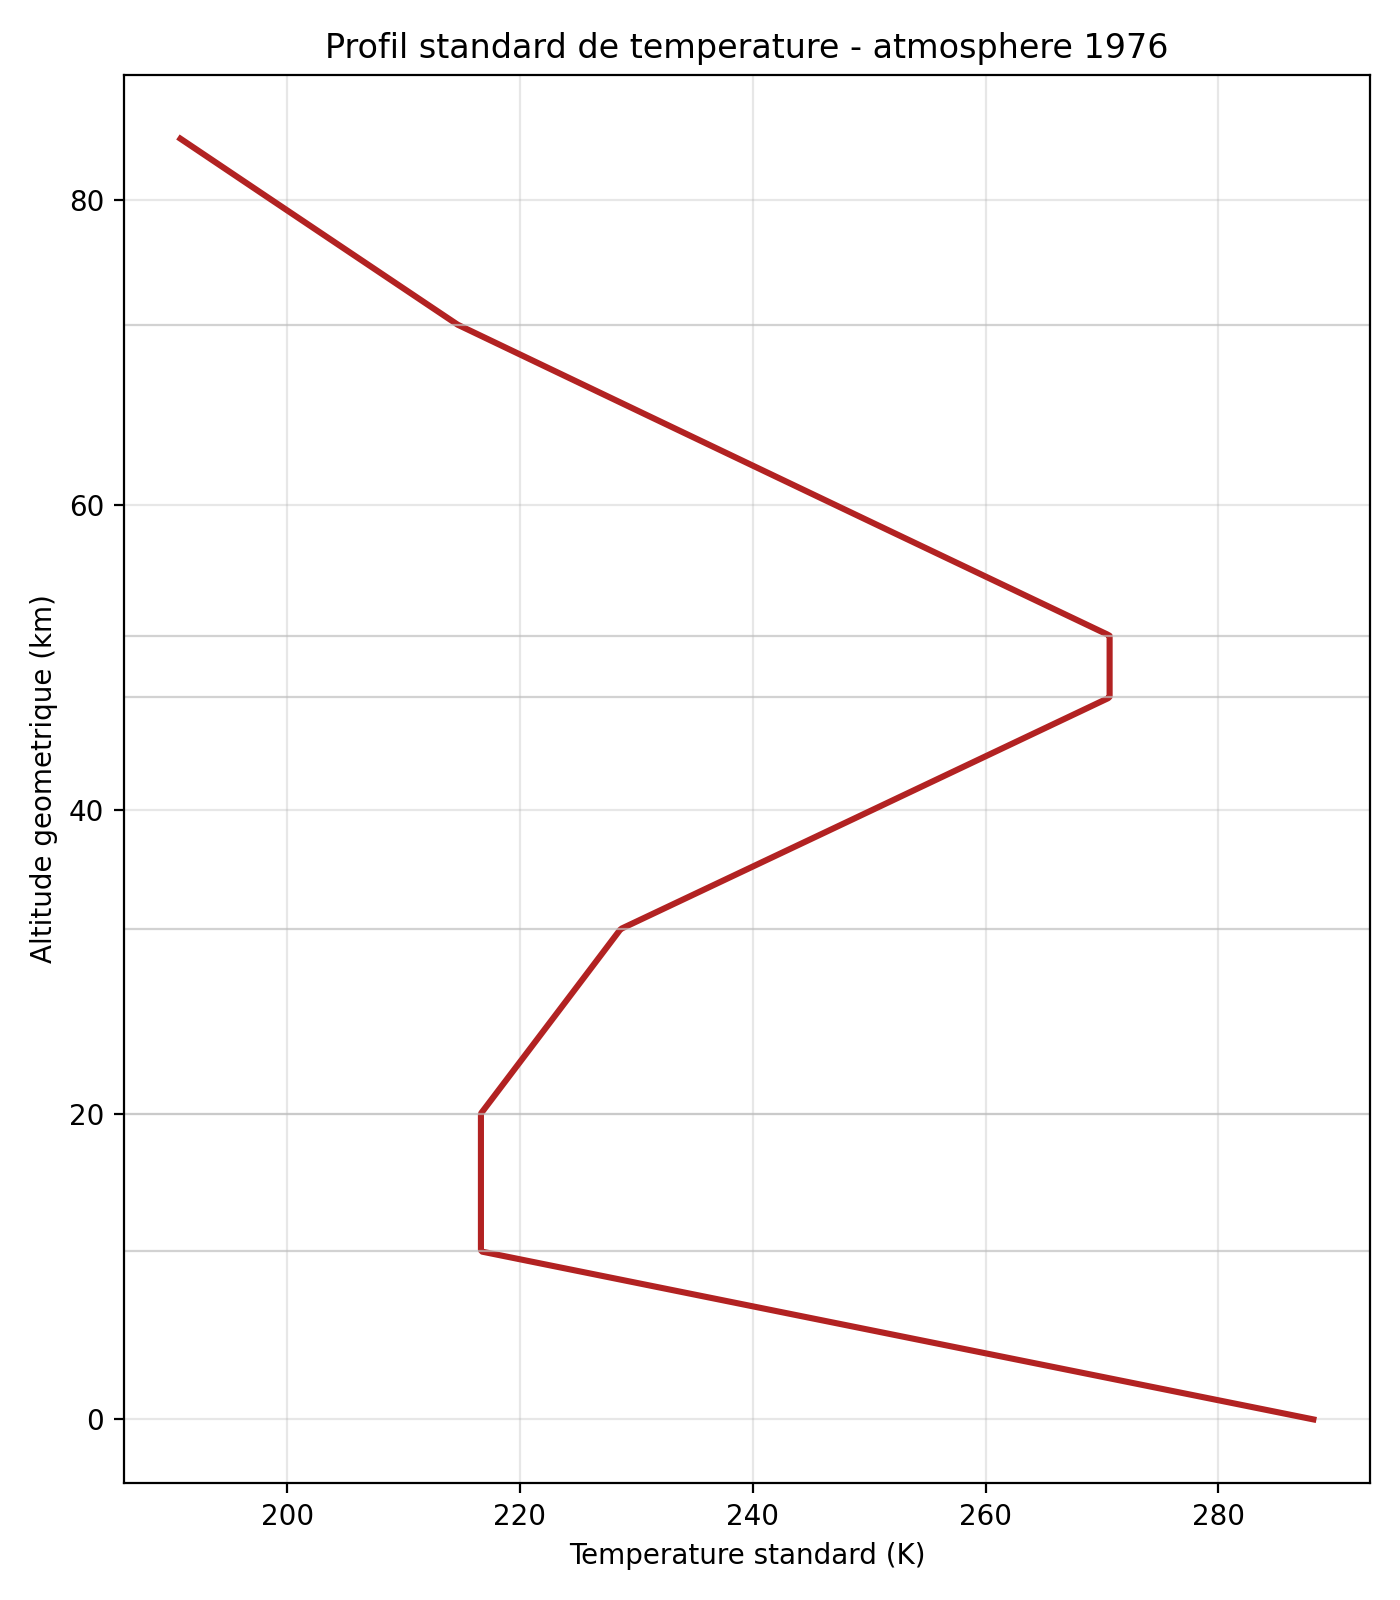

Here is the Python script that generated this plot:
"""Profil de temperature de l'atmosphere standard 1976.

Ce script produit un CSV et un graphique du profil de temperature standard
utilise par le modele 2.5. Les equations suivent l'atmosphere standard 1976 :
temperature lineaire par morceaux en altitude geopotentielle, pression obtenue
par hydrostatique et gaz parfait sec.
"""

from __future__ import annotations

import argparse
import os
import sys
from pathlib import Path

import numpy as np


SCRIPT_DIR = Path(__file__).resolve().parent
CACHE_DIR = SCRIPT_DIR / ".cache"
MPL_CACHE_DIR = CACHE_DIR / "matplotlib"

G0 = 9.80665  # m s-2
R_AIR = 287.05287  # J kg-1 K-1, air sec standard
RAYON_TERRE_USSA_M = 6_356_766.0
PRESSION_SURFACE_STANDARD_PA = 101_325.0
TEMPERATURE_SURFACE_STANDARD_K = 288.15

# U.S. Standard Atmosphere 1976, jusqu'a 84,852 km geopotentiels.
BASES_GEOPOTENTIELLES_M = np.array(
    [0.0, 11_000.0, 20_000.0, 32_000.0, 47_000.0, 51_000.0, 71_000.0, 84_852.0]
)
GRADIENTS_THERMIQUES_K_M = np.array(
    [-0.0065, 0.0, 0.0010, 0.0028, 0.0, -0.0028, -0.0020]
)


def geopotentiel_depuis_geometrique(altitude_geometrique_m: np.ndarray) -> np.ndarray:
    """Convertit l'altitude geometrique en altitude geopotentielle."""

    altitude_geometrique_m = np.asarray(altitude_geometrique_m, dtype=float)
    return (
        RAYON_TERRE_USSA_M
        * altitude_geometrique_m
        / (RAYON_TERRE_USSA_M + altitude_geometrique_m)
    )


def geometrique_depuis_geopotentiel(altitude_geopotentielle_m: np.ndarray) -> np.ndarray:
    """Convertit l'altitude geopotentielle en altitude geometrique."""

    altitude_geopotentielle_m = np.asarray(altitude_geopotentielle_m, dtype=float)
    return (
        RAYON_TERRE_USSA_M
        * altitude_geopotentielle_m
        / (RAYON_TERRE_USSA_M - altitude_geopotentielle_m)
    )


def _calculer_bases_standard(
    pression_surface_pa: float = PRESSION_SURFACE_STANDARD_PA,
    temperature_surface_k: float = TEMPERATURE_SURFACE_STANDARD_K,
) -> tuple[np.ndarray, np.ndarray]:
    """Calcule temperature et pression aux bases des couches standard."""

    temperatures = [temperature_surface_k]
    pressions = [pression_surface_pa]

    for indice, gradient_thermique in enumerate(GRADIENTS_THERMIQUES_K_M):
        altitude_bas_m = BASES_GEOPOTENTIELLES_M[indice]
        altitude_haut_m = BASES_GEOPOTENTIELLES_M[indice + 1]
        temperature_bas_k = temperatures[-1]
        pression_bas_pa = pressions[-1]
        epaisseur_m = altitude_haut_m - altitude_bas_m
        temperature_haut_k = temperature_bas_k + gradient_thermique * epaisseur_m

        if gradient_thermique == 0.0:
            pression_haut_pa = pression_bas_pa * np.exp(
                -G0 * epaisseur_m / (R_AIR * temperature_bas_k)
            )
        else:
            pression_haut_pa = pression_bas_pa * (
                temperature_haut_k / temperature_bas_k
            ) ** (-G0 / (R_AIR * gradient_thermique))

        temperatures.append(temperature_haut_k)
        pressions.append(pression_haut_pa)

    return np.asarray(temperatures), np.asarray(pressions)


def atmosphere_standard(
    altitude_geometrique_m: np.ndarray,
    pression_surface_pa: float = PRESSION_SURFACE_STANDARD_PA,
    temperature_surface_k: float = TEMPERATURE_SURFACE_STANDARD_K,
) -> tuple[np.ndarray, np.ndarray]:
    """Retourne temperature (K) et pression (Pa) a une altitude geometrique."""

    altitude_geometrique_m = np.asarray(altitude_geometrique_m, dtype=float)
    altitude_geopotentielle_m = geopotentiel_depuis_geometrique(altitude_geometrique_m)
    if np.any(
        (altitude_geopotentielle_m < 0.0)
        | (altitude_geopotentielle_m > BASES_GEOPOTENTIELLES_M[-1])
    ):
        raise ValueError("L'altitude doit rester entre 0 et 84,852 km geopotentiels.")

    temperatures_bases, pressions_bases = _calculer_bases_standard(
        pression_surface_pa,
        temperature_surface_k,
    )
    temperature_k = np.empty_like(altitude_geopotentielle_m)
    pression_pa = np.empty_like(altitude_geopotentielle_m)
    indices_couches = np.searchsorted(
        BASES_GEOPOTENTIELLES_M[1:],
        altitude_geopotentielle_m,
        side="right",
    )
    indices_couches = np.minimum(indices_couches, len(GRADIENTS_THERMIQUES_K_M) - 1)

    for indice_couche, gradient_thermique in enumerate(GRADIENTS_THERMIQUES_K_M):
        masque = indices_couches == indice_couche
        if not np.any(masque):
            continue

        altitude_base_m = BASES_GEOPOTENTIELLES_M[indice_couche]
        temperature_base_k = temperatures_bases[indice_couche]
        pression_base_pa = pressions_bases[indice_couche]
        delta_altitude_m = altitude_geopotentielle_m[masque] - altitude_base_m
        temperature_k[masque] = (
            temperature_base_k + gradient_thermique * delta_altitude_m
        )

        if gradient_thermique == 0.0:
            pression_pa[masque] = pression_base_pa * np.exp(
                -G0 * delta_altitude_m / (R_AIR * temperature_base_k)
            )
        else:
            pression_pa[masque] = pression_base_pa * (
                temperature_k[masque] / temperature_base_k
            ) ** (-G0 / (R_AIR * gradient_thermique))

    return temperature_k, pression_pa


def altitude_depuis_pression(
    pression_pa: float,
    pression_surface_pa: float = PRESSION_SURFACE_STANDARD_PA,
    temperature_surface_k: float = TEMPERATURE_SURFACE_STANDARD_K,
) -> float:
    """Inverse le profil standard et retourne l'altitude geometrique en metres."""

    if pression_pa <= 0.0:
        raise ValueError("La pression doit etre strictement positive.")

    temperatures_bases, pressions_bases = _calculer_bases_standard(
        pression_surface_pa,
        temperature_surface_k,
    )
    pression_min_pa = pressions_bases[-1]
    if pression_pa > pression_surface_pa or pression_pa < pression_min_pa:
        raise ValueError(
            "La pression doit rester dans le domaine de l'atmosphere standard."
        )

    for indice, gradient_thermique in enumerate(GRADIENTS_THERMIQUES_K_M):
        pression_bas_pa = pressions_bases[indice]
        pression_haut_pa = pressions_bases[indice + 1]
        if pression_bas_pa >= pression_pa >= pression_haut_pa:
            altitude_base_m = BASES_GEOPOTENTIELLES_M[indice]
            temperature_base_k = temperatures_bases[indice]
            if gradient_thermique == 0.0:
                delta_h_m = (
                    -R_AIR
                    * temperature_base_k
                    / G0
                    * np.log(pression_pa / pression_bas_pa)
                )
            else:
                rapport_temperature = (pression_pa / pression_bas_pa) ** (
                    -R_AIR * gradient_thermique / G0
                )
                delta_h_m = (
                    temperature_base_k * (rapport_temperature - 1.0)
                    / gradient_thermique
                )
            altitude_geopotentielle_m = altitude_base_m + delta_h_m
            return float(geometrique_depuis_geopotentiel(altitude_geopotentielle_m))

    return float(geometrique_depuis_geopotentiel(BASES_GEOPOTENTIELLES_M[-1]))


def temperature_moyenne_altitude(
    altitude_bas_m: float,
    altitude_haut_m: float,
    nombre_points: int = 1_001,
) -> float:
    """Moyenne numerique de T(z) entre deux altitudes geometriques."""

    if altitude_haut_m < altitude_bas_m:
        raise ValueError("L'altitude haute doit etre superieure a l'altitude basse.")
    if altitude_haut_m == altitude_bas_m:
        return float(atmosphere_standard(np.array([altitude_bas_m]))[0][0])

    altitudes_m = np.linspace(altitude_bas_m, altitude_haut_m, nombre_points)
    temperatures_k, _ = atmosphere_standard(altitudes_m)
    return float(np.trapezoid(temperatures_k, altitudes_m) / (altitude_haut_m - altitude_bas_m))


def construire_profil_temperature(
    max_altitude_km: float,
    step_m: float,
) -> dict[str, np.ndarray]:
    """Construit le profil exporte par le script."""

    max_altitude_m = max_altitude_km * 1000.0
    altitudes_m = np.arange(0.0, max_altitude_m + step_m, step_m)
    altitudes_m = altitudes_m[altitudes_m <= max_altitude_m]
    temperatures_k, pressions_pa = atmosphere_standard(altitudes_m)
    altitude_geopotentielle_m = geopotentiel_depuis_geometrique(altitudes_m)
    return {
        "altitude_geometrique_km": altitudes_m / 1000.0,
        "altitude_geopotentielle_km": altitude_geopotentielle_m / 1000.0,
        "temperature_k": temperatures_k,
        "temperature_c": temperatures_k - 273.15,
        "pression_pa": pressions_pa,
        "pression_hpa": pressions_pa / 100.0,
    }


def construire_graphique_temperature(
    profil: dict[str, np.ndarray],
    sortie_fichier: bool,
):
    """Construit le graphique temperature-altitude."""

    MPL_CACHE_DIR.mkdir(parents=True, exist_ok=True)
    os.environ.setdefault("MPLCONFIGDIR", str(MPL_CACHE_DIR))

    if sortie_fichier:
        import matplotlib

        matplotlib.use("Agg")

    import matplotlib.pyplot as plt

    altitude_km = profil["altitude_geometrique_km"]
    temperature_k = profil["temperature_k"]
    fig, axis = plt.subplots(figsize=(7, 8))
    axis.plot(temperature_k, altitude_km, color="firebrick", linewidth=2.2)

    for base_geopotentielle_m in BASES_GEOPOTENTIELLES_M[1:-1]:
        base_geometrique_km = (
            geometrique_depuis_geopotentiel(np.array([base_geopotentielle_m]))[0]
            / 1000.0
        )
        if base_geometrique_km <= altitude_km[-1]:
            axis.axhline(base_geometrique_km, color="0.75", linewidth=0.8, alpha=0.7)

    axis.set_xlabel("Temperature standard (K)")
    axis.set_ylabel("Altitude geometrique (km)")
    axis.set_title("Profil standard de temperature - atmosphere 1976")
    axis.grid(True, alpha=0.3)
    fig.tight_layout()
    return fig, plt


def analyser_arguments(argv: list[str]) -> argparse.Namespace:
    parser = argparse.ArgumentParser(
        description="Genere le profil standard de temperature atmospherique."
    )
    parser.add_argument(
        "--max-altitude-km",
        type=float,
        default=84.0,
        help="altitude geometrique maximale en kilometres",
    )
    parser.add_argument(
        "--step-m",
        type=float,
        default=100.0,
        help="pas vertical du profil en metres",
    )
    parser.add_argument("--output", type=Path, help="chemin du graphique produit")
    parser.add_argument("--csv", type=Path, help="chemin du CSV produit")
    parser.add_argument(
        "--no-plot",
        action="store_true",
        help="calcule sans ouvrir de fenetre graphique",
    )
    return parser.parse_args(argv)


def environnement_sans_interface_graphique() -> bool:
    """Detecte un environnement ou il faut enregistrer l'image."""

    return bool(
        os.environ.get("CI")
        or os.environ.get("CODEX_CI")
        or os.environ.get("CODEX_SANDBOX")
        or os.environ.get("MPLBACKEND", "").lower() == "agg"
    )


def main(argv: list[str] | None = None) -> int:
    args = analyser_arguments(sys.argv[1:] if argv is None else argv)
    if not 0.0 < args.max_altitude_km <= 85.0:
        raise ValueError("--max-altitude-km doit etre entre 0 et 85.")
    if args.step_m <= 0.0:
        raise ValueError("--step-m doit etre strictement positif.")

    profil = construire_profil_temperature(args.max_altitude_km, args.step_m)

    if args.csv:
        args.csv.parent.mkdir(parents=True, exist_ok=True)
        np.savetxt(
            args.csv,
            np.column_stack(tuple(profil.values())),
            delimiter=",",
            header=",".join(profil.keys()),
            comments="",
        )

    if args.no_plot and not args.output:
        print("Calcul termine.")
        if args.csv:
            print(f"Donnees enregistrees : {args.csv}")
        return 0

    sans_interface = environnement_sans_interface_graphique()
    chemin_sortie = args.output
    if sans_interface and chemin_sortie is None:
        chemin_sortie = SCRIPT_DIR / "profil_temperature_standard.png"

    fig, plt = construire_graphique_temperature(
        profil,
        sortie_fichier=sans_interface or args.no_plot,
    )
    if chemin_sortie:
        chemin_sortie.parent.mkdir(parents=True, exist_ok=True)
        fig.savefig(chemin_sortie, dpi=200)

    if args.no_plot or sans_interface:
        plt.close(fig)
        if chemin_sortie:
            print(f"Graphique enregistre : {chemin_sortie}")
    else:
        plt.show()

    return 0


if __name__ == "__main__":
    raise SystemExit(main())
